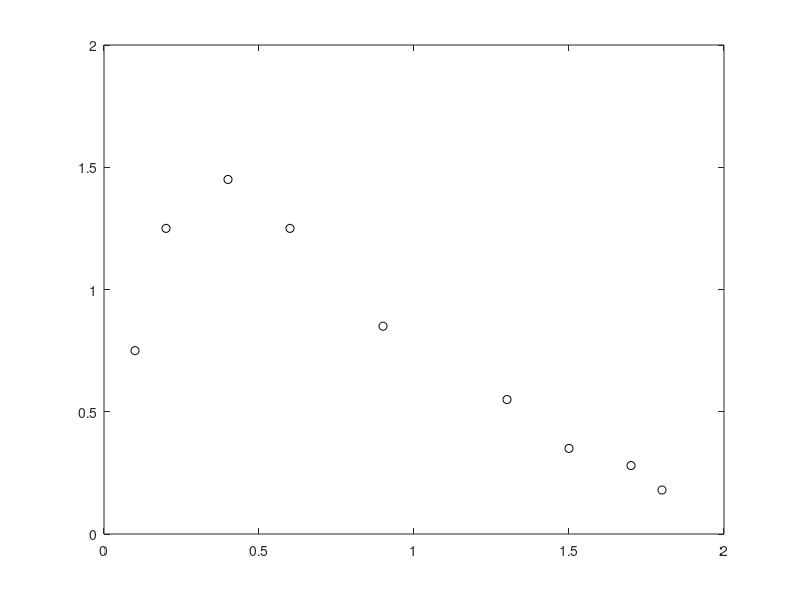

This figure's MATLAB source: (Note: this script raises an error after producing the figure.)
% Question 1 (a) : Least Square fit
clear; close all; clc;
X = [0.1; 0.2; 0.4; 0.6; 0.9; 1.3; 1.5; 1.7; 1.8];
Y = [0.75; 1.25; 1.45; 1.25; 0.85; 0.55; 0.35; 0.28; 0.18];
B = zeros(size(X));
A = [ones(size(X)) X log(X)];
B = log(Y);
[U, S, V] = svd(A, 'econ');
C1 = V*(S\U')*B;
fprintf('The Coefficients are (log(a0) & a1) from least squares fit: \n')
disp(C1)
figure
plot(X,Y,'ko') % Plotting the given points
hold on
syms x y % Requires symbolic math toolbox
%axis square
fimplicit(((C1'*[1;x;log(x)])-log(y)), 'b'); % Plotting the equation
title('Q1(a): Linear Least Square Fit');
legend('Original Data points','Linear least square fit');
% axis([-40 5 -2 60]) % Setting the axis size
axis([-0.5 5 0 1.5]) % Setting the axis size


% Question 1(b) : Newton Raphson

tol = 1.0e-10;
a0 = 1; a1 = 1;
A = [a0;a1];
alpha = 0.1;
Y_hat = A(1) * X .* exp(A(2)*X);
R = Y - Y_hat;
S = (norm(R))^2;
SA2(1) = S;
SA2(2) = S+1;
RA2(1) = norm(R);
RA2(2) = norm(R)+1;
i = 2;
while(RA2(i)/RA2(i-1)>tol)
    i = i+1;
    Y_hat = A(1) * X .* exp(A(2)*X);
    R = Y - Y_hat;
    RA2(i) = norm(R);
    S = (norm(R))^2;
    SA2(i) = S;
    if (SA2(i)>SA2(i-1))
        break
    end
    dRda0 = -X.*exp(A(2)*X);
    dRda1 = -A(1)*(X.^2).*exp(A(2)*X);
    d2Ra1a0 = -(X.^2).*exp(A(2)*X);
    d2Ra12 = -A(1)*(X.^3).*exp(A(2)*X);
    g0 = sum(-2*R.*dRda0);
    g1 = sum(-2*R.*dRda1);
    g = [g0;g1];
    % Defining the Hessian
    H(1,1) = 2*sum(dRda0.^2);
    H(2,1) = 2*sum(dRda0.*dRda1+R.*d2Ra1a0);
    H(1,2) = H(2,1);
    H(2,2) = 2*sum(dRda1.^2+R.*d2Ra12);
    J = [dRda0 dRda1];
    %display(A);
    %display(H);
    D = (-1)*H\g;
    A = A + alpha * D;
    alpha = alpha + 0.0001; % line search
   % so = S;
end
fprintf('The Coefficients are (a0 and a1) from Newton Raphson method: \n')
disp(A)
fprintf('The Objective function values for each iteration for NR method: \n')
disp(SA2(3:end))
fprintf('The norm(r) for each iteration for NR method: \n')
disp(RA2(3:end))
figure
plot(X,Y,'ko') % Plotting the given points
hold on
syms x y % Requires symbolic math toolbox
%axis square
fimplicit(y-A(1)*x*exp(A(2)*x), 'b'); % Plotting the equation
title('Q1(b): Newton Raphson (NR) method');
legend('Original Data points','Min. residual fit using NR method');
axis([-0.5 5 0 1.5]) % Setting the axis size

% Question 1(c): Guass Newton

tol = 1.0e-10;
a0 = 1; a1 = 1;
A = [a0;a1];
alpha3 = 0.1;
Y_hat = A(1) * X .* exp(A(2)*X);
R = Y - Y_hat;
S = (norm(R))^2;
SA1(1) = S;
SA1(2) = S+1;
RA1(1) = norm(R);
RA1(2) = norm(R)+1;
i=2;
while(RA1(i)/RA1(i-1)>tol)
    i = i+1;
    Y_hat = A(1) * X .* exp(A(2)*X);
    R = Y - Y_hat;
    RA1(i) = norm(R);
    S = (norm(R))^2;
    SA1(i) = S;
    if (SA1(i)>SA1(i-1))
        break
    end
    dRda0 = -X.*exp(A(2)*X);
    dRda1 = -A(1)*(X.^2).*exp(A(2)*X);
    J = [dRda0 dRda1];
    %display(A);
    %display(J);
    D = (-1)*(J'*J)\(J'*R);
    A = A + alpha3 * D;
    alpha3 = alpha3 + 0.1; % line search
    %so = S;
    %Ro=R;
    %i = i+1;
end
fprintf('The Coefficients are (a0 and a1) from GN method: \n')
disp(A)
fprintf('The Objective function values for each iteration for GN method: \n')
disp(SA1(3:end))
fprintf('The norm(r) for each iteration for GN method: \n')
disp(RA1(3:end))
figure
plot(X,Y,'ko') % Plotting the given points
hold on
syms x y % Requires symbolic math toolbox
%axis square
fimplicit(y-A(1)*x*exp(A(2)*x), 'b'); % Plotting the equation
title('Q1(c): Guass Newton Method(GN)');
legend('Original Data points','Min. residual fit using GN method');
axis([-0.5 5 0 1.5]) % Setting the axis size

% We observe that the coefficients obtained for linear least square
% analysis and Gauss-Newton method agree with each other however they do
% not agree with Newton-Raphson method. For both, Gauss-Newton as well as
% Newton-Raphson methods line search was performed with an initial alpha
% value of 0.1 and updating it by 0.1 at each iteration. For Newton-Raphson
% method we see that the norm(r) i.e. the residuals increases at 1st
% iteration itself and the objective function value also increases whereas we get
% convergence for Gauss-Newton. This is because we take the second
% derivative term in the Hessian in Newton Raphson method which are noisy.
    